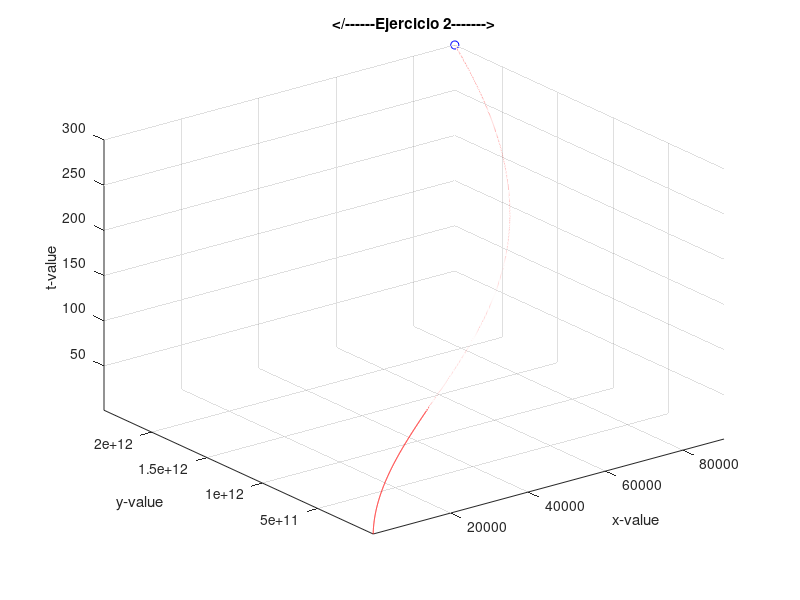

Write MATLAB code to recreate this figure.
% Tarea 1 - Ejercicio 2
% Abraham Cepeda Oseguera
% A00827666
clear, close all;
t = [1:0.1:300]; 
x = @(t) t.^2 + 2*t;
y = @(t) t.^5 + t.^3 + t.^2 + t;
z = @(t) t;
figure
comet3(x(t),y(t),z(t));
title('</------Ejercicio 2------->')
xlabel('x-value');
ylabel('y-value');
zlabel('t-value');
grid on